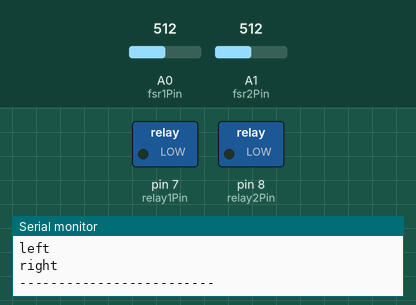
The sketch below on a simulated Arduino Uno, built with avr-gcc and run on an emulated ATmega328P. On the bench: switched loads named in the sketch (green lamp = pin HIGH), the last lines printed to the serial monitor. The test bench sets the inputs (shaded band); at power-on: A0 (fsr1Pin) = 512, A1 (fsr2Pin) = 512.

Above: at 1.2 s.
1.3 s: A0 (fsr1Pin) set to 112
2.8 s: A0 (fsr1Pin) set to 91
At 3.8 s:
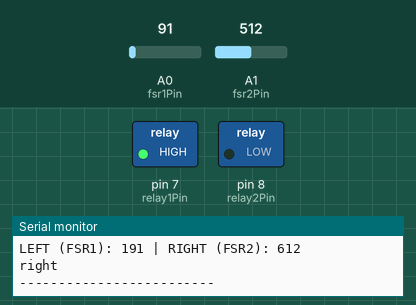
4.3 s: A1 (fsr2Pin) set to 108
5.8 s: A1 (fsr2Pin) set to 89
At 6.4 s:
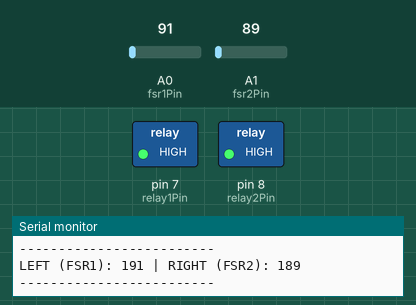
7.4 s: A0 (fsr1Pin) set to 122
At 8.2 s:
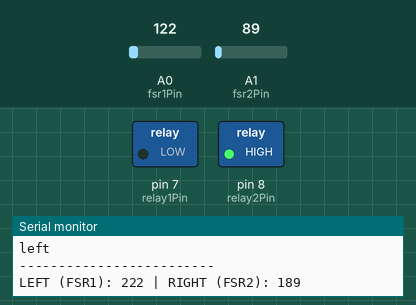
9.0 s: A0 (fsr1Pin) set to 0
At 9.9 s:
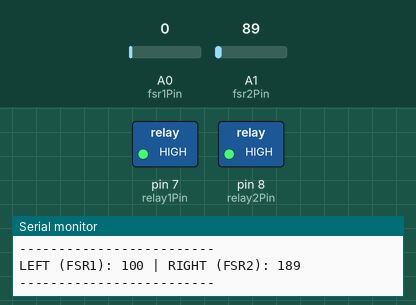
Timing chart, 0 to 11.7 s (numbered marks = the images above; inputs shaded):
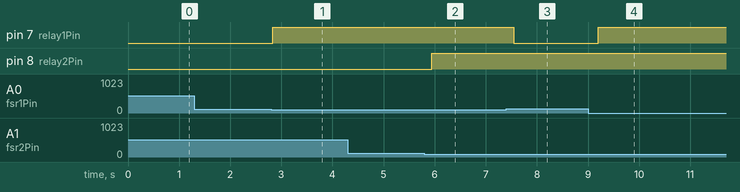

Measured:
- the behaviour switches between 101 and 100 on A0 (fsr1Pin) (found by bisection; images 0 and 1)
- the behaviour switches between 101 and 100 on A1 (fsr2Pin) (found by bisection; images 1 and 2)
- after the input at 2.8 s, pin 7 (relay1Pin): LOW → HIGH at once
- after the input at 5.8 s, pin 8 (relay2Pin): LOW → HIGH after 0.14 s
- after the input at 7.4 s, pin 7 (relay1Pin): HIGH → LOW after 0.15 s
- after the input at 9.0 s, pin 7 (relay1Pin): LOW → HIGH after 0.20 s

The sketch:

autism_bongos_code.ino
```cpp
// FSR analog input pins
const int fsr1Pin = A0; // LEFT
const int fsr2Pin = A1; // RIGHT

// Relay output pins
const int relay1Pin = 7;
const int relay2Pin = 8;

// Thresholds (adjust as needed)
const int threshold1 = 200; // For FSR 1 (LEFT)
const int threshold2 = 200; // For FSR 2 (RIGHT)

void setup() {
  pinMode(relay1Pin, OUTPUT);
  pinMode(relay2Pin, OUTPUT);
  Serial.begin(9600); // For debugging
  Serial.println("FSR System Initialized. Waiting for input...");
}

void loop() {
  int fsr1Value = analogRead(fsr1Pin)+100; // LEFT
  int fsr2Value = analogRead(fsr2Pin)+100; // RIGHT

  // Print values with clear labels
  Serial.print("LEFT (FSR1): ");
  Serial.print(fsr1Value);
  Serial.print(" | RIGHT (FSR2): ");
  Serial.println(fsr2Value);

  // LEFT Detection
  if (fsr1Value > threshold1) {
    digitalWrite(relay1Pin, LOW); // Turn ON Relay 1
    Serial.println("left");
  } else {
    digitalWrite(relay1Pin, HIGH); // Turn OFF Relay 1

  }

  // RIGHT Detection
  if (fsr2Value > threshold2) {
    digitalWrite(relay2Pin, LOW); // Turn ON Relay 2
    Serial.println("right");
  } else {
    digitalWrite(relay2Pin, HIGH); // Turn OFF Relay 2

  }

  Serial.println("-------------------------");
  delay(200); // Slightly longer delay for readability
}
```
